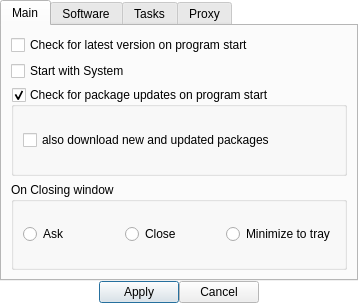
<?xml version="1.0" encoding="UTF-8"?>
<ui version="4.0">
 <class>SettingsDialog</class>
 <widget class="QDialog" name="SettingsDialog">
  <property name="geometry">
   <rect>
    <x>0</x>
    <y>0</y>
    <width>358</width>
    <height>303</height>
   </rect>
  </property>
  <property name="palette">
   <palette>
    <active>
     <colorrole role="Base">
      <brush brushstyle="SolidPattern">
       <color alpha="255">
        <red>255</red>
        <green>255</green>
        <blue>255</blue>
       </color>
      </brush>
     </colorrole>
     <colorrole role="Window">
      <brush brushstyle="SolidPattern">
       <color alpha="255">
        <red>255</red>
        <green>255</green>
        <blue>255</blue>
       </color>
      </brush>
     </colorrole>
    </active>
    <inactive>
     <colorrole role="Base">
      <brush brushstyle="SolidPattern">
       <color alpha="255">
        <red>255</red>
        <green>255</green>
        <blue>255</blue>
       </color>
      </brush>
     </colorrole>
     <colorrole role="Window">
      <brush brushstyle="SolidPattern">
       <color alpha="255">
        <red>255</red>
        <green>255</green>
        <blue>255</blue>
       </color>
      </brush>
     </colorrole>
    </inactive>
    <disabled>
     <colorrole role="Base">
      <brush brushstyle="SolidPattern">
       <color alpha="255">
        <red>255</red>
        <green>255</green>
        <blue>255</blue>
       </color>
      </brush>
     </colorrole>
     <colorrole role="Window">
      <brush brushstyle="SolidPattern">
       <color alpha="255">
        <red>255</red>
        <green>255</green>
        <blue>255</blue>
       </color>
      </brush>
     </colorrole>
    </disabled>
   </palette>
  </property>
  <property name="windowTitle">
   <string>Dialog</string>
  </property>
  <layout class="QVBoxLayout" name="verticalLayout">
   <property name="spacing">
    <number>0</number>
   </property>
   <property name="margin">
    <number>0</number>
   </property>
   <item>
    <widget class="QTabWidget" name="tabWidget">
     <property name="enabled">
      <bool>true</bool>
     </property>
     <property name="tabPosition">
      <enum>QTabWidget::North</enum>
     </property>
     <property name="tabShape">
      <enum>QTabWidget::Rounded</enum>
     </property>
     <property name="currentIndex">
      <number>0</number>
     </property>
     <widget class="QWidget" name="tab">
      <attribute name="title">
       <string>Main</string>
      </attribute>
      <layout class="QVBoxLayout" name="verticalLayout_2">
       <item>
        <widget class="QCheckBox" name="checklatestversion">
         <property name="text">
          <string>Check for latest version on program start</string>
         </property>
        </widget>
       </item>
       <item>
        <widget class="QCheckBox" name="checkstartwithsystem">
         <property name="text">
          <string>Start with System</string>
         </property>
        </widget>
       </item>
       <item>
        <widget class="QGroupBox" name="checkupdates">
         <property name="title">
          <string>Check for package updates on program start</string>
         </property>
         <property name="checkable">
          <bool>true</bool>
         </property>
         <layout class="QVBoxLayout" name="verticalLayout_8">
          <item>
           <widget class="QCheckBox" name="ckdlPackage">
            <property name="text">
             <string>also download new and updated packages</string>
            </property>
           </widget>
          </item>
         </layout>
        </widget>
       </item>
       <item>
        <widget class="QGroupBox" name="groupBox_2">
         <property name="title">
          <string>On Closing window</string>
         </property>
         <layout class="QHBoxLayout" name="horizontalLayout_4">
          <item>
           <widget class="QRadioButton" name="checkAskClose">
            <property name="text">
             <string>Ask</string>
            </property>
           </widget>
          </item>
          <item>
           <widget class="QRadioButton" name="checkCloseClsoe">
            <property name="text">
             <string>Close</string>
            </property>
           </widget>
          </item>
          <item>
           <widget class="QRadioButton" name="checkCloseMinimize">
            <property name="text">
             <string>Minimize to tray</string>
            </property>
           </widget>
          </item>
         </layout>
        </widget>
       </item>
      </layout>
     </widget>
     <widget class="QWidget" name="tab_4">
      <attribute name="title">
       <string>Software</string>
      </attribute>
      <layout class="QVBoxLayout" name="verticalLayout_3">
       <item>
        <widget class="QCheckBox" name="saveDownloadedCheck">
         <property name="text">
          <string>Save downloaded Files</string>
         </property>
        </widget>
       </item>
       <item>
        <widget class="QCheckBox" name="ckShowAllApps">
         <property name="text">
          <string>show all installed applications</string>
         </property>
        </widget>
       </item>
       <item>
        <layout class="QHBoxLayout" name="horizontalLayout">
         <item>
          <widget class="QGroupBox" name="groupBox">
           <property name="title">
            <string>Install Mode</string>
           </property>
           <layout class="QVBoxLayout" name="verticalLayout_11">
            <item>
             <widget class="QRadioButton" name="checkAskInstall">
              <property name="text">
               <string>Ask</string>
              </property>
             </widget>
            </item>
            <item>
             <widget class="QRadioButton" name="checkSilentInstall">
              <property name="text">
               <string>Silent</string>
              </property>
             </widget>
            </item>
            <item>
             <widget class="QRadioButton" name="checkAttendeInstall">
              <property name="text">
               <string>Attended</string>
              </property>
             </widget>
            </item>
           </layout>
          </widget>
         </item>
         <item>
          <widget class="QGroupBox" name="groupBox_6">
           <property name="title">
            <string>Upgrade Mode</string>
           </property>
           <layout class="QVBoxLayout" name="verticalLayout_4">
            <item>
             <widget class="QRadioButton" name="checkUpgradeAsk">
              <property name="text">
               <string>Ask</string>
              </property>
             </widget>
            </item>
            <item>
             <widget class="QRadioButton" name="checkSilentUpgrade">
              <property name="text">
               <string>Silent</string>
              </property>
             </widget>
            </item>
            <item>
             <widget class="QRadioButton" name="checkAttendedUpgrade">
              <property name="text">
               <string>Attended</string>
              </property>
             </widget>
            </item>
           </layout>
          </widget>
         </item>
         <item>
          <widget class="QGroupBox" name="groupBox_7">
           <property name="title">
            <string>Uninstall Mode</string>
           </property>
           <layout class="QVBoxLayout" name="verticalLayout_9">
            <item>
             <widget class="QRadioButton" name="checkUninstallAsk">
              <property name="text">
               <string>Ask</string>
              </property>
             </widget>
            </item>
            <item>
             <widget class="QRadioButton" name="checkSilentUninstall">
              <property name="text">
               <string>Silent</string>
              </property>
             </widget>
            </item>
            <item>
             <widget class="QRadioButton" name="checkAttendedUninstall">
              <property name="text">
               <string>Attended</string>
              </property>
             </widget>
            </item>
           </layout>
          </widget>
         </item>
        </layout>
       </item>
       <item>
        <spacer name="verticalSpacer_5">
         <property name="orientation">
          <enum>Qt::Vertical</enum>
         </property>
         <property name="sizeHint" stdset="0">
          <size>
           <width>20</width>
           <height>40</height>
          </size>
         </property>
        </spacer>
       </item>
      </layout>
     </widget>
     <widget class="QWidget" name="tab_2">
      <attribute name="title">
       <string>Tasks</string>
      </attribute>
      <layout class="QVBoxLayout" name="verticalLayout_5">
       <item>
        <layout class="QHBoxLayout" name="horizontalLayout_5">
         <item>
          <widget class="QSpinBox" name="maxtaskCount">
           <property name="buttonSymbols">
            <enum>QAbstractSpinBox::UpDownArrows</enum>
           </property>
           <property name="correctionMode">
            <enum>QAbstractSpinBox::CorrectToPreviousValue</enum>
           </property>
           <property name="suffix">
            <string/>
           </property>
           <property name="prefix">
            <string/>
           </property>
           <property name="minimum">
            <number>1</number>
           </property>
           <property name="maximum">
            <number>10</number>
           </property>
           <property name="value">
            <number>2</number>
           </property>
          </widget>
         </item>
         <item>
          <widget class="QLabel" name="label">
           <property name="text">
            <string>Simultaneous downloads</string>
           </property>
          </widget>
         </item>
         <item>
          <spacer name="horizontalSpacer_3">
           <property name="orientation">
            <enum>Qt::Horizontal</enum>
           </property>
           <property name="sizeHint" stdset="0">
            <size>
             <width>40</width>
             <height>20</height>
            </size>
           </property>
          </spacer>
         </item>
        </layout>
       </item>
       <item>
        <widget class="QGroupBox" name="groupBox_4">
         <property name="title">
          <string>Default install</string>
         </property>
         <layout class="QHBoxLayout" name="horizontalLayout_6">
          <item>
           <widget class="QRadioButton" name="installmodeAttended">
            <property name="text">
             <string>Attended Install</string>
            </property>
           </widget>
          </item>
          <item>
           <widget class="QRadioButton" name="installModeSilent">
            <property name="text">
             <string>Silent Install</string>
            </property>
           </widget>
          </item>
         </layout>
        </widget>
       </item>
       <item>
        <spacer name="verticalSpacer">
         <property name="orientation">
          <enum>Qt::Vertical</enum>
         </property>
         <property name="sizeHint" stdset="0">
          <size>
           <width>20</width>
           <height>40</height>
          </size>
         </property>
        </spacer>
       </item>
      </layout>
     </widget>
     <widget class="QWidget" name="tab_3">
      <attribute name="title">
       <string>Proxy</string>
      </attribute>
      <layout class="QVBoxLayout" name="verticalLayout_6">
       <item>
        <widget class="QGroupBox" name="proxy_settings">
         <property name="title">
          <string>Proxy Settings</string>
         </property>
         <property name="checkable">
          <bool>true</bool>
         </property>
         <property name="checked">
          <bool>false</bool>
         </property>
         <layout class="QVBoxLayout" name="verticalLayout_7">
          <item>
           <layout class="QHBoxLayout" name="horizontalLayout_9">
            <item>
             <widget class="QLabel" name="label_5">
              <property name="text">
               <string>HostName: </string>
              </property>
             </widget>
            </item>
            <item>
             <widget class="QLineEdit" name="proxy_hostname"/>
            </item>
           </layout>
          </item>
          <item>
           <layout class="QHBoxLayout" name="horizontalLayout_2">
            <item>
             <widget class="QLabel" name="label_2">
              <property name="text">
               <string>         Port:  </string>
              </property>
             </widget>
            </item>
            <item>
             <widget class="QLineEdit" name="proxy_port"/>
            </item>
           </layout>
          </item>
          <item>
           <layout class="QHBoxLayout" name="horizontalLayout_8">
            <item>
             <widget class="QLabel" name="label_4">
              <property name="text">
               <string>         User: </string>
              </property>
             </widget>
            </item>
            <item>
             <widget class="QLineEdit" name="proxy_username"/>
            </item>
           </layout>
          </item>
          <item>
           <layout class="QHBoxLayout" name="horizontalLayout_7">
            <item>
             <widget class="QLabel" name="label_3">
              <property name="text">
               <string> Password: </string>
              </property>
             </widget>
            </item>
            <item>
             <widget class="QLineEdit" name="proxy_password"/>
            </item>
           </layout>
          </item>
          <item>
           <layout class="QHBoxLayout" name="horizontalLayout_10">
            <item>
             <widget class="QLabel" name="label_6">
              <property name="sizePolicy">
               <sizepolicy hsizetype="Maximum" vsizetype="Preferred">
                <horstretch>0</horstretch>
                <verstretch>0</verstretch>
               </sizepolicy>
              </property>
              <property name="text">
               <string>        Type: </string>
              </property>
             </widget>
            </item>
            <item>
             <widget class="QComboBox" name="proxy_type">
              <item>
               <property name="text">
                <string>Socks5Proxy</string>
               </property>
              </item>
              <item>
               <property name="text">
                <string>HttpProxy</string>
               </property>
              </item>
              <item>
               <property name="text">
                <string>HttpCachingProxy</string>
               </property>
              </item>
              <item>
               <property name="text">
                <string>FtpCachingProxy</string>
               </property>
              </item>
             </widget>
            </item>
           </layout>
          </item>
         </layout>
        </widget>
       </item>
       <item>
        <spacer name="verticalSpacer_2">
         <property name="orientation">
          <enum>Qt::Vertical</enum>
         </property>
         <property name="sizeHint" stdset="0">
          <size>
           <width>20</width>
           <height>48</height>
          </size>
         </property>
        </spacer>
       </item>
      </layout>
     </widget>
    </widget>
   </item>
   <item>
    <layout class="QHBoxLayout" name="horizontalLayout_3">
     <item>
      <spacer name="horizontalSpacer">
       <property name="orientation">
        <enum>Qt::Horizontal</enum>
       </property>
       <property name="sizeHint" stdset="0">
        <size>
         <width>40</width>
         <height>20</height>
        </size>
       </property>
      </spacer>
     </item>
     <item>
      <widget class="QPushButton" name="btApply">
       <property name="text">
        <string>Apply</string>
       </property>
      </widget>
     </item>
     <item>
      <widget class="QPushButton" name="btCancel">
       <property name="text">
        <string>Cancel</string>
       </property>
      </widget>
     </item>
     <item>
      <spacer name="horizontalSpacer_2">
       <property name="orientation">
        <enum>Qt::Horizontal</enum>
       </property>
       <property name="sizeHint" stdset="0">
        <size>
         <width>40</width>
         <height>20</height>
        </size>
       </property>
      </spacer>
     </item>
    </layout>
   </item>
  </layout>
 </widget>
 <tabstops>
  <tabstop>tabWidget</tabstop>
  <tabstop>checklatestversion</tabstop>
  <tabstop>checkstartwithsystem</tabstop>
  <tabstop>checkAskClose</tabstop>
  <tabstop>checkCloseClsoe</tabstop>
  <tabstop>checkCloseMinimize</tabstop>
  <tabstop>maxtaskCount</tabstop>
  <tabstop>installmodeAttended</tabstop>
  <tabstop>installModeSilent</tabstop>
  <tabstop>proxy_settings</tabstop>
  <tabstop>proxy_hostname</tabstop>
  <tabstop>proxy_port</tabstop>
  <tabstop>proxy_username</tabstop>
  <tabstop>proxy_password</tabstop>
  <tabstop>proxy_type</tabstop>
  <tabstop>btApply</tabstop>
  <tabstop>btCancel</tabstop>
  <tabstop>ckdlPackage</tabstop>
 </tabstops>
 <resources/>
 <connections/>
</ui>
